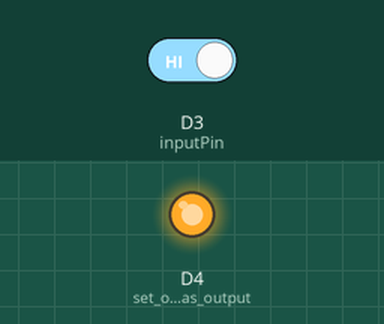
Simulated run of this sketch. Board: ESP8266 (Wemos D1 mini). Parts: output pins drawn as LEDs (lit = HIGH). The inputs (shaded band) are chosen by the test bench; at power-on: D3 (inputPin) HIGH.

Above: at 1.2 s.
1.3 s: D3 (inputPin) driven LOW
At 2.4 s:
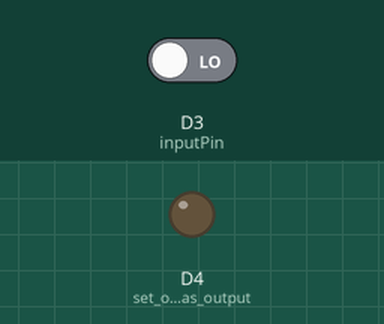
2.8 s: D3 (inputPin) driven HIGH
At 3.5 s:
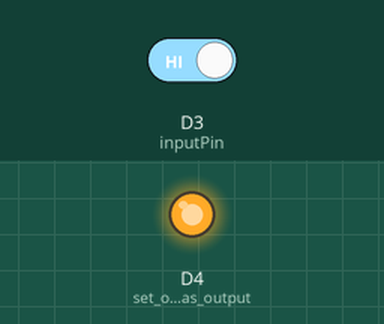
Timing chart, 0 to 5.8 s (numbered marks = the images above; inputs shaded):
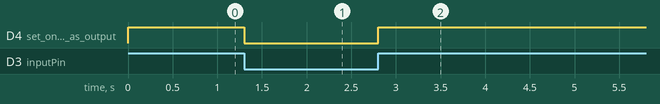

The sketch:

BasicIO.ino
```cpp
/*
 * Basic IO
 * Use a pushbutton to toggle the onboard LED.
 *
 * If you do not have the 1 Button Shield, add a pushbutton or switch between D3 and GND
 */

int inputPin = D3;  // pushbutton connected to digital pin D3
int val = 0;        // variable to store the read value

void setup() {
  pinMode(BUILTIN_LED, OUTPUT);  // set onboard LED as output
  pinMode(inputPin, INPUT);      // set pin as input
}

void loop() {
  val = digitalRead(inputPin);     // read the input pin
  digitalWrite(BUILTIN_LED, val);  // sets the LED to the button's value
}
```

Measured:
- after the input at 1.3 s, D4 (set_onboard_LED_as_output): HIGH → LOW at once
- after the input at 2.8 s, D4 (set_onboard_LED_as_output): LOW → HIGH at once
